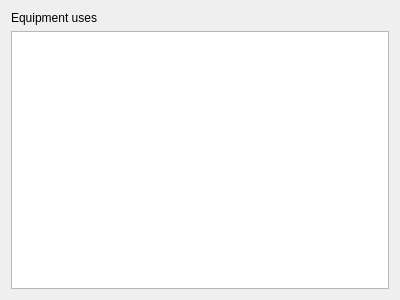
<?xml version="1.0" encoding="UTF-8"?>
<ui version="4.0">
 <class>equipmentUse</class>
 <widget class="QWidget" name="equipmentUse">
  <property name="geometry">
   <rect>
    <x>0</x>
    <y>0</y>
    <width>400</width>
    <height>300</height>
   </rect>
  </property>
  <property name="windowTitle">
   <string>Form</string>
  </property>
  <layout class="QVBoxLayout" name="verticalLayout">
   <item>
    <widget class="QLabel" name="label">
     <property name="text">
      <string>Equipment uses</string>
     </property>
    </widget>
   </item>
   <item>
    <widget class="QTreeView" name="usesTreeView">
     <property name="frameShadow">
      <enum>QFrame::Plain</enum>
     </property>
    </widget>
   </item>
  </layout>
 </widget>
 <resources/>
 <connections/>
</ui>
